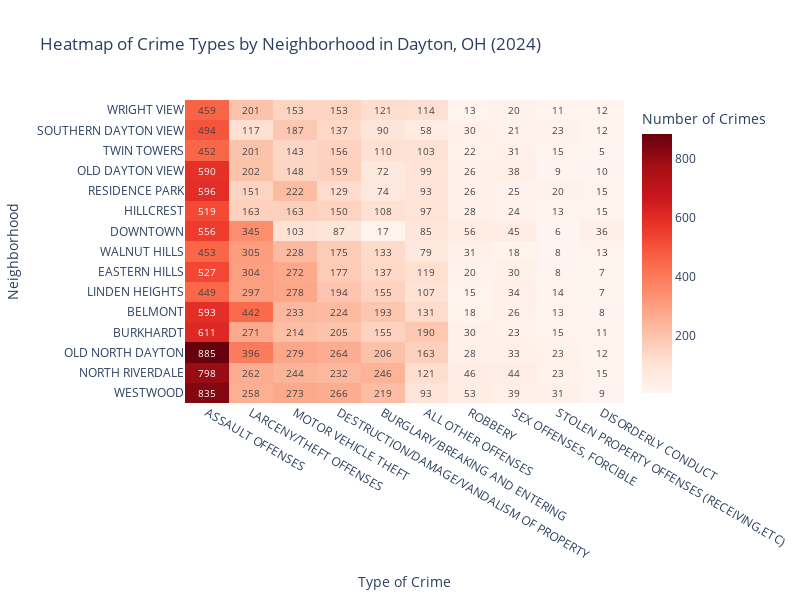

Notebook source saved alongside this figure:
### Markdown cell above
## Combine into a Matrix
Combining into a matrix, comparing top 15 neighborhoods for crime, and types of crime.

### Code cell
# Create a pivot table showing crime counts by neighborhood and crime type
crime_matrix = df[df['Neighborhood'].isin(top_15_neighborhoods.index) & 
                  df['NIBRS_Category'].isin(top_10_crimes.index)].groupby(
    ['Neighborhood', 'NIBRS_Category']).size().unstack(fill_value=0)

# Reindex to match the order of top 15 neighborhoods and top 10 crimes
crime_matrix = crime_matrix.reindex(index=top_15_neighborhoods.index, 
                                     columns=top_10_crimes.index, 
                                     fill_value=0)

# Add total column for verification
crime_matrix['Total'] = crime_matrix.sum(axis=1)

crime_matrix

fig = go.Figure(data=go.Heatmap(
    z=crime_matrix.drop(columns=['Total']).values,
    x=crime_matrix.columns[:-1],
    y=crime_matrix.index,
    colorscale='reds',
    text=crime_matrix.drop(columns=['Total']).values,
        texttemplate='%{text}',
        textfont={"size": 10},
    colorbar=dict(title='Number of Crimes'),

))

fig.update_layout(
    title='Heatmap of Crime Types by Neighborhood in Dayton, OH (2024)',
    xaxis_title='Type of Crime',
    yaxis_title='Neighborhood',
    height=600,
    width=800,
)
fig.show()

### Figure 1 — Plotly figure (JSON) as saved in the notebook; plotly's stock layout.template omitted (floating-point values rounded to 4 significant figures; data arrays with more than 128 entries replaced by an {"elided": "..."} marker saying what was removed)
{"data": [{"colorbar": {"title": {"text": "Number of Crimes"}}, "colorscale": [[0, "rgb(255,245,240)"], [0.125, "rgb(254,224,210)"], [0.25, "rgb(252,187,161)"], [0.375, "rgb(252,146,114)"], [0.5, "rgb(251,106,74)"], [0.625, "rgb(239,59,44)"], [0.75, "rgb(203,24,29)"], [0.875, "rgb(165,15,21)"], [1, "rgb(103,0,13)"]], "text": {"elided": "15x10 int values"}, "textfont": {"size": 10}, "texttemplate": "%{text}", "type": "heatmap", "x": ["ASSAULT OFFENSES", "LARCENY/THEFT OFFENSES", "MOTOR VEHICLE THEFT", "DESTRUCTION/DAMAGE/VANDALISM OF PROPERTY", "BURGLARY/BREAKING AND ENTERING", "ALL OTHER OFFENSES", "ROBBERY", "SEX OFFENSES, FORCIBLE", "STOLEN PROPERTY OFFENSES (RECEIVING,ETC)", "DISORDERLY CONDUCT"], "y": ["WESTWOOD", "NORTH RIVERDALE", "OLD NORTH DAYTON", "BURKHARDT", "BELMONT", "LINDEN HEIGHTS", "EASTERN HILLS", "WALNUT HILLS", "DOWNTOWN", "HILLCREST", "RESIDENCE PARK", "OLD DAYTON VIEW", "TWIN TOWERS", "SOUTHERN DAYTON VIEW", "WRIGHT VIEW"], "z": {"elided": "15x10 int values"}}], "layout": {"height": 600, "title": {"text": "Heatmap of Crime Types by Neighborhood in Dayton, OH (2024)"}, "width": 800, "xaxis": {"title": {"text": "Type of Crime"}}, "yaxis": {"title": {"text": "Neighborhood"}}}}
